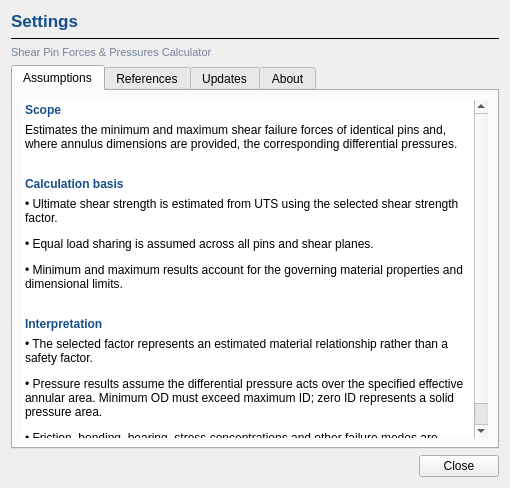
<?xml version='1.0' encoding='utf-8'?>
<ui version="4.0">
 <class>settingsDialog</class>
 <widget class="QDialog" name="settingsDialog">
  <property name="windowTitle">
   <string>Settings | Shear Pin Forces &amp; Pressures Calculator</string>
  </property>
  <property name="minimumSize">
   <size>
    <width>510</width>
    <height>360</height>
   </size>
  </property>
  <layout class="QVBoxLayout" name="settingsLayout">
   <item>
    <widget class="QLabel" name="heading">
     <property name="text">
      <string>Settings</string>
     </property>
     <property name="styleSheet">
      <string notr="true">font-size: 17px; font-weight: 700; color: #164f8a;</string>
     </property>
    </widget>
   </item>
   <item>
    <widget class="QFrame" name="settings_heading_rule">
     <property name="frameShape">
      <enum>QFrame::Shape::HLine</enum>
     </property>
     <property name="frameShadow">
      <enum>QFrame::Shadow::Plain</enum>
     </property>
    </widget>
   </item>
   <item>
    <widget class="QLabel" name="settings_app_name">
     <property name="text">
      <string>Shear Pin Forces &amp; Pressures Calculator</string>
     </property>
     <property name="styleSheet">
      <string>color:#71849a; font-size:11px;</string>
     </property>
    </widget>
   </item>
   <item>
    <widget class="QTabWidget" name="settings_tabs">
     <widget class="QWidget" name="assumptions_tab">
      <attribute name="title">
       <string>Assumptions</string>
      </attribute>
      <layout class="QVBoxLayout" name="assumptionsLayout">
       <item>
        <widget class="QScrollArea" name="assumptions_scroll">
         <property name="widgetResizable">
          <bool>true</bool>
         </property>
         <property name="frameShape">
          <enum>QFrame::Shape::NoFrame</enum>
         </property>
         <widget class="QWidget" name="assumptions_content">
          <layout class="QVBoxLayout" name="assumptionsContentLayout">
           <property name="leftMargin">
            <number>3</number>
           </property>
           <property name="rightMargin">
            <number>3</number>
           </property>
           <property name="topMargin">
            <number>3</number>
           </property>
           <property name="bottomMargin">
            <number>3</number>
           </property>
           <item><widget class="QLabel" name="assumptions_heading_0"><property name="text"><string>Scope</string></property><property name="styleSheet"><string>font-weight:600; color:#164f8a;</string></property></widget></item><item><widget class="QLabel" name="assumptions_text_0"><property name="textFormat"><enum>Qt::TextFormat::RichText</enum></property><property name="text"><string>&lt;html&gt;&lt;body&gt;&lt;p&gt;Estimates the minimum and maximum shear failure forces of identical pins and, where annulus dimensions are provided, the corresponding differential pressures.&lt;/p&gt;&lt;/body&gt;&lt;/html&gt;</string></property><property name="wordWrap"><bool>true</bool></property></widget></item>
<item><spacer name="assumptionsSectionGap1"><property name="orientation"><enum>Qt::Orientation::Vertical</enum></property><property name="sizeType"><enum>QSizePolicy::Fixed</enum></property><property name="sizeHint" stdset="0"><size><width>20</width><height>20</height></size></property></spacer></item><item><widget class="QLabel" name="assumptions_heading_1"><property name="text"><string>Calculation basis</string></property><property name="styleSheet"><string>font-weight:600; color:#164f8a;</string></property></widget></item><item><widget class="QLabel" name="assumptions_text_1"><property name="textFormat"><enum>Qt::TextFormat::RichText</enum></property><property name="text"><string>&lt;html&gt;&lt;body&gt;&lt;p&gt;• Ultimate shear strength is estimated from UTS using the selected shear strength factor.&lt;/p&gt;&lt;p&gt;• Equal load sharing is assumed across all pins and shear planes.&lt;/p&gt;&lt;p&gt;• Minimum and maximum results account for the governing material properties and dimensional limits.&lt;/p&gt;&lt;/body&gt;&lt;/html&gt;</string></property><property name="wordWrap"><bool>true</bool></property></widget></item>
<item><spacer name="assumptionsSectionGap2"><property name="orientation"><enum>Qt::Orientation::Vertical</enum></property><property name="sizeType"><enum>QSizePolicy::Fixed</enum></property><property name="sizeHint" stdset="0"><size><width>20</width><height>20</height></size></property></spacer></item><item><widget class="QLabel" name="assumptions_heading_2"><property name="text"><string>Interpretation</string></property><property name="styleSheet"><string>font-weight:600; color:#164f8a;</string></property></widget></item><item><widget class="QLabel" name="assumptions_text_2"><property name="textFormat"><enum>Qt::TextFormat::RichText</enum></property><property name="text"><string>&lt;html&gt;&lt;body&gt;&lt;p&gt;• The selected factor represents an estimated material relationship rather than a safety factor.&lt;/p&gt;&lt;p&gt;• Pressure results assume the differential pressure acts over the specified effective annular area. Minimum OD must exceed maximum ID; zero ID represents a solid pressure area.&lt;/p&gt;&lt;p&gt;• Friction, bending, bearing, stress concentrations and other failure modes are excluded.&lt;/p&gt;&lt;/body&gt;&lt;/html&gt;</string></property><property name="wordWrap"><bool>true</bool></property></widget></item>
           <item>
            <spacer name="assumptions_inner_spacer">
             <property name="orientation">
              <enum>Qt::Orientation::Vertical</enum>
             </property>
             <property name="sizeType">
              <enum>QSizePolicy::Expanding</enum>
             </property>
             <property name="sizeHint" stdset="0">
              <size>
               <width>20</width>
               <height>0</height>
              </size>
             </property>
            </spacer>
           </item>
          </layout>
          <property name="styleSheet">
           <string>QWidget#assumptions_content { background: white; }</string>
          </property>
         </widget>
         <property name="styleSheet">
          <string>QScrollArea#assumptions_scroll { background: white; border: none; } QScrollArea#assumptions_scroll &gt; QWidget &gt; QWidget { background: white; }</string>
         </property>
        </widget>
       </item>
      </layout>
     </widget>
     <widget class="QWidget" name="references_tab">
      <attribute name="title">
       <string>References</string>
      </attribute>
      <layout class="QVBoxLayout" name="referencesLayout">
       <item>
        <widget class="QScrollArea" name="references_scroll">
         <property name="widgetResizable">
          <bool>true</bool>
         </property>
         <property name="frameShape">
          <enum>QFrame::Shape::NoFrame</enum>
         </property>
         <widget class="QWidget" name="references_content">
          <layout class="QVBoxLayout" name="referencesContentLayout">
           <property name="leftMargin">
            <number>3</number>
           </property>
           <property name="rightMargin">
            <number>3</number>
           </property>
           <property name="topMargin">
            <number>3</number>
           </property>
           <property name="bottomMargin">
            <number>3</number>
           </property>
           <item><widget class="QLabel" name="references_heading_0"><property name="text"><string>Ultimate shear strength</string></property><property name="styleSheet"><string>font-weight:600; color:#164f8a;</string></property></widget></item><item><widget class="QLabel" name="references_text_0"><property name="textFormat"><enum>Qt::TextFormat::RichText</enum></property><property name="text"><string>&lt;html&gt;&lt;body&gt;&lt;p&gt;Richard T. Barrett, &lt;i&gt;Fastener Design Manual&lt;/i&gt;, NASA Reference Publication 1228, March 1990, p. 21, “Approximate Bearing and Shear Allowables”.&lt;/p&gt;&lt;p&gt;In the absence of material-specific shear data, the manual gives ultimate shear-to-tensile strength ratios of 0.60 for carbon and alloy steels and 0.55 for stainless steels.&lt;/p&gt;&lt;p&gt;&lt;a href="https://ntrs.nasa.gov/citations/19900009424"&gt;NASA Technical Reports Server&lt;/a&gt;&lt;/p&gt;&lt;/body&gt;&lt;/html&gt;</string></property><property name="wordWrap"><bool>true</bool></property><property name="openExternalLinks"><bool>true</bool></property></widget></item>
<item><spacer name="referencesSectionGap1"><property name="orientation"><enum>Qt::Orientation::Vertical</enum></property><property name="sizeType"><enum>QSizePolicy::Fixed</enum></property><property name="sizeHint" stdset="0"><size><width>20</width><height>20</height></size></property></spacer></item><item><widget class="QLabel" name="references_heading_1"><property name="text"><string>Yield criteria</string></property><property name="styleSheet"><string>font-weight:600; color:#164f8a;</string></property></widget></item><item><widget class="QLabel" name="references_text_1"><property name="textFormat"><enum>Qt::TextFormat::RichText</enum></property><property name="text"><string>&lt;html&gt;&lt;body&gt;&lt;p&gt;For pure shear, Tresca predicts yielding at 0.5 × tensile yield strength; von Mises predicts yielding at tensile yield strength / √3 (approximately 0.577). These are yield criteria, not ultimate fracture relationships. The calculator estimates ultimate shear failure rather than onset of yielding.&lt;/p&gt;&lt;/body&gt;&lt;/html&gt;</string></property><property name="wordWrap"><bool>true</bool></property></widget></item>
<item><spacer name="referencesSectionGap2"><property name="orientation"><enum>Qt::Orientation::Vertical</enum></property><property name="sizeType"><enum>QSizePolicy::Fixed</enum></property><property name="sizeHint" stdset="0"><size><width>20</width><height>20</height></size></property></spacer></item><item><widget class="QLabel" name="references_heading_2"><property name="text"><string>Selection of shear strength factor</string></property><property name="styleSheet"><string>font-weight:600; color:#164f8a;</string></property></widget></item><item><widget class="QLabel" name="references_text_2"><property name="textFormat"><enum>Qt::TextFormat::RichText</enum></property><property name="text"><string>&lt;html&gt;&lt;body&gt;&lt;p&gt;The default is 0.6. Use material-specific ultimate shear data or representative pin test results where available. The factor is an estimate, not a safety factor or proof of a required release-pressure window. A lower factor does not necessarily give a conservative release-pressure prediction.&lt;/p&gt;&lt;/body&gt;&lt;/html&gt;</string></property><property name="wordWrap"><bool>true</bool></property></widget></item>
           <item>
            <spacer name="references_inner_spacer">
             <property name="orientation">
              <enum>Qt::Orientation::Vertical</enum>
             </property>
             <property name="sizeType">
              <enum>QSizePolicy::Expanding</enum>
             </property>
             <property name="sizeHint" stdset="0">
              <size>
               <width>20</width>
               <height>0</height>
              </size>
             </property>
            </spacer>
           </item>
          </layout>
          <property name="styleSheet">
           <string>QWidget#references_content { background: white; }</string>
          </property>
         </widget>
         <property name="styleSheet">
          <string>QScrollArea#references_scroll { background: white; border: none; } QScrollArea#references_scroll &gt; QWidget &gt; QWidget { background: white; }</string>
         </property>
        </widget>
       </item>
      </layout>
     </widget>
     <widget class="QWidget" name="updates_tab">
      <attribute name="title"><string>Updates</string></attribute>
      <layout class="QVBoxLayout" name="updatesLayout">
       <item><widget class="QLabel" name="current_version"><property name="text"><string>Current version: v2.0.0</string></property></widget></item>
       <item><spacer name="updates_version_to_checkbox_gap"><property name="orientation"><enum>Qt::Orientation::Vertical</enum></property><property name="sizeType"><enum>QSizePolicy::Fixed</enum></property><property name="sizeHint" stdset="0"><size><width>20</width><height>12</height></size></property></spacer></item><item><widget class="QCheckBox" name="check_on_launch"><property name="text"><string>Automatically check for updates on launch</string></property></widget></item>
       <item><spacer name="updates_checkbox_to_information_gap"><property name="orientation"><enum>Qt::Orientation::Vertical</enum></property><property name="sizeType"><enum>QSizePolicy::Fixed</enum></property><property name="sizeHint" stdset="0"><size><width>20</width><height>12</height></size></property></spacer></item><item><widget class="QLabel" name="update_information"><property name="text"><string>Checks stable GitHub Releases in the background. Updates are not downloaded or installed automatically; the application remains portable.</string></property><property name="wordWrap"><bool>true</bool></property></widget></item>
       <item><spacer name="updates_information_to_status_gap"><property name="orientation"><enum>Qt::Orientation::Vertical</enum></property><property name="sizeType"><enum>QSizePolicy::Fixed</enum></property><property name="sizeHint" stdset="0"><size><width>20</width><height>8</height></size></property></spacer></item><item><widget class="QLabel" name="update_status"><property name="text"><string>Not checked yet</string></property><property name="wordWrap"><bool>true</bool></property></widget></item>
       <item><spacer name="updates_status_to_buttons_gap"><property name="orientation"><enum>Qt::Orientation::Vertical</enum></property><property name="sizeType"><enum>QSizePolicy::Fixed</enum></property><property name="sizeHint" stdset="0"><size><width>20</width><height>14</height></size></property></spacer></item><item><layout class="QHBoxLayout" name="updateButtonLayout">
        <item><widget class="QPushButton" name="check_now_button"><property name="text"><string>Check for updates</string></property></widget></item>
        <item><widget class="QPushButton" name="open_release_button"><property name="text"><string>Download update</string></property><property name="enabled"><bool>false</bool></property></widget></item>
        <item><spacer name="updateButtonSpacer"><property name="orientation"><enum>Qt::Orientation::Horizontal</enum></property><property name="sizeHint" stdset="0"><size><width>20</width><height>0</height></size></property></spacer></item>
       </layout></item>
       <item><spacer name="updatesSpacer"><property name="orientation"><enum>Qt::Orientation::Vertical</enum></property><property name="sizeHint" stdset="0"><size><width>20</width><height>40</height></size></property></spacer></item>
      </layout>
     </widget>
     <widget class="QWidget" name="about_tab">
      <attribute name="title">
       <string>About</string>
      </attribute>
      <layout class="QVBoxLayout" name="aboutLayout">
       <item>
        <widget class="QLabel" name="about_text">
         <property name="text">
          <string>ZeroFlagLabs Shear Pin Forces &amp; Pressures Calculator | v2.0.0

Original application code is distributed under the MIT Licence.

PySide6/Qt and other third-party components retain their own licences.</string>
         </property>
         <property name="wordWrap">
          <bool>true</bool>
         </property>
        </widget>
       </item>
       <item><spacer name="about_github_section_gap"><property name="orientation"><enum>Qt::Orientation::Vertical</enum></property><property name="sizeType"><enum>QSizePolicy::Fixed</enum></property><property name="sizeHint" stdset="0"><size><width>20</width><height>16</height></size></property></spacer></item><item><widget class="QLabel" name="github_link"><property name="text"><string>Project on GitHub</string></property></widget></item>
       <item>
        <spacer name="aboutSpacer">
         <property name="orientation">
          <enum>Qt::Orientation::Vertical</enum>
         </property>
         <property name="sizeHint" stdset="0">
          <size>
           <width>20</width>
           <height>40</height>
          </size>
         </property>
        </spacer>
       </item>
      </layout>
     </widget>
    </widget>
   </item>
   <item>
    <widget class="QDialogButtonBox" name="buttons">
     <property name="standardButtons">
      <set>QDialogButtonBox::StandardButton::Close</set>
     </property>
    </widget>
   </item>
  </layout>
 </widget>
 <resources />
 <connections />
</ui>
